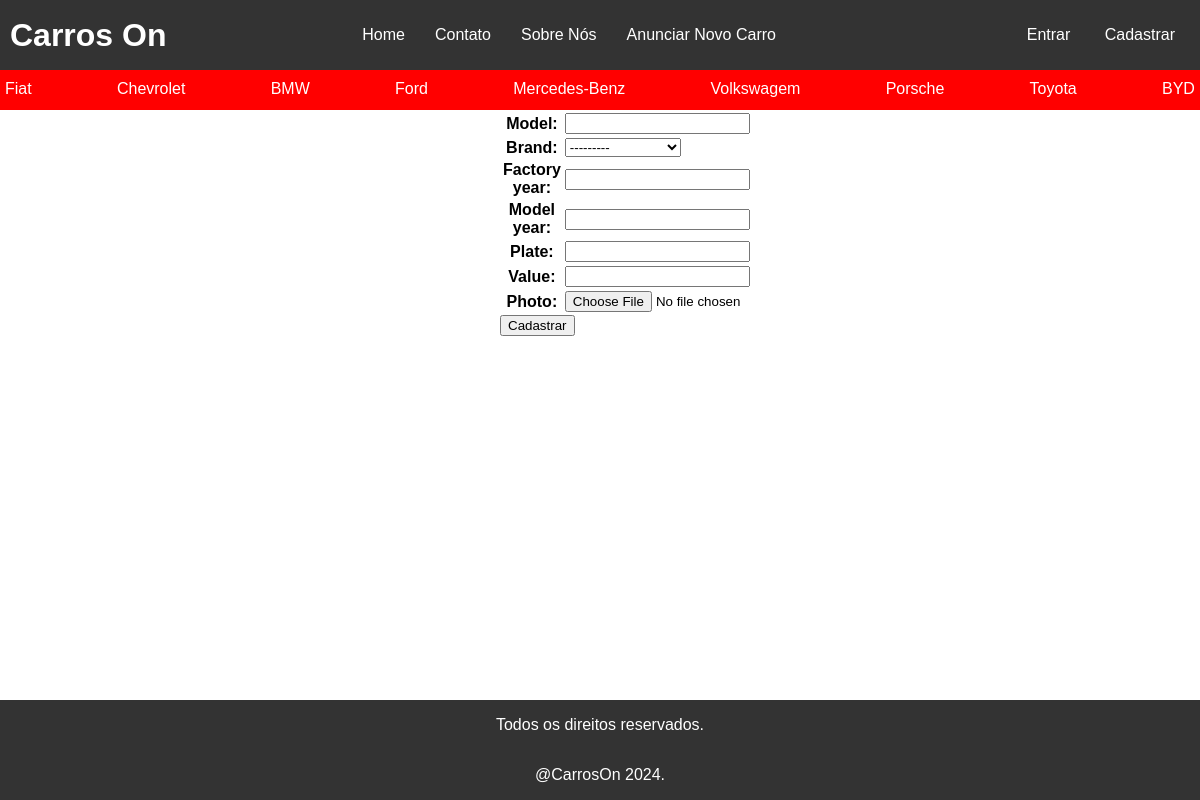
Screenshot of /user_register_car with the database file from the repository.
### cars/models.py (models this page shows)
class Brand(models.Model):  # Criacao de um banco de dados para marcas do carro
    id = models.AutoField(primary_key=True)
    name = models.CharField(max_length=200, blank=False, null=False)
    def __str__(self):
        return self.name  # Modificando a representação dos objetos para o atributo name

### cars/views.py (the view)
# urls.py: path('user_register_car', user_register_new_car, name="u_register_car"),
def user_register_new_car(request):
    car_brands = Brand.objects.all()  # Retornando uma Query Set com todas as marcas para acesso no html
    if request.method == "POST":  # request.method permite verificar qwual metodo esta sendo utilizado na request
        form_to_register_new_car_by_user = RegisterNewCarByUserForm(request.POST, request.FILES)  # Recebendo os dados e arquivos preenchidos
        if form_to_register_new_car_by_user.is_valid():  # Verificando se é valido
            form_to_register_new_car_by_user.save()  # Chama o metodo save do formulario criado em forms.py
            return redirect('cars_list')
    else:
        form_to_register_new_car_by_user = RegisterNewCarByUserForm()
    return render(request, 'user_register_car.html', {'car_brands': car_brands, "form_to_register_new_car_by_user":  form_to_register_new_car_by_user})

### cars/forms.py (shortened to what this page needs)
class RegisterNewCarByUserForm(forms.ModelForm):  # Criando classe que herda de ModelForm
    class Meta:  # Editando a classe meta
        model = Car  # Passando qual o model está associado a esse ModelForm
        fields = "__all__"  # Capturando todos os campos de model para o formulario

### cars/templates/user_register_car.html (shortened to what this page needs)
{% extends 'base.html' %}
{% block styles %}
    {{ block.super }}
{% endblock %}
{% block content %}
    <main>
        <form method="POST" enctype="multipart/form-data">
            <table>
                {{ form_to_register_new_car_by_user.as_table }}
            </table>
                <input class="btn-primary" type="submit" value="Cadastrar">
        </form>
    </main>
{% endblock %}

### app/templates/base.html (shortened to what this page needs)
<!DOCTYPE html>
{% load static %}
<html lang="pt-br">
<head>
    {% block styles %}
        <link rel="stylesheet" type="text/css" href="{% static '/css/index.css' %}">
    {% endblock %}
</head>
<body>
    <header>
        <h1 class="titulo">Carros On</h1>
        <nav class="lista-de-navegacao">
           <a class="item-nav" href="/">Home</a>
            <a class="item-nav" href="/">Contato</a>
            <a class="item-nav" href="/">Sobre Nós</a>
            <a class="item-nav" href="/user_register_car">Anunciar Novo Carro</a>
        </nav>
    <ul>
        {% if request.user.is_authenticated %}
            <li class="lista-cabecalho"><a class="item-login" href="/">Painel de Controle</a></li>
            <li class="lista-cabecalho"><a class="item-login" href="">Sair</a></li>
        {% else %}
             <li class="lista-cabecalho"><a class="item-login" href="/">Entrar</a></li>
            <li class="lista-cabecalho"><a class="item-login" href="/create_user">Cadastrar</a></li>
        {% endif %}
    </ul>
    </header>
    <div class="marcas">
        {% for brand in car_brands %}
            <a class="marca" href="/">{{ brand.name }}</a>
        {% endfor %}
    </div>
    <main>
        {% block content %}
        {% endblock %}
    </main>
    <footer class="rodape">
        <p class="item-rodape">Todos os direitos reservados.</p>
        <p class="item-rodape">@CarrosOn 2024.</p>
    </footer>
</body>
</html>

### static/css/index.css (style rules this page uses)
body { margin: 0; font-family: Arial, sans-serif; display: flex; flex-direction: column; min-height: 100vh; }
header { background-color: #333; padding: 10px; display: flex; justify-content: space-between; align-items: center; }
.titulo { color: white; margin: 0; }
.lista-de-navegacao { display: flex; justify-content: start; }
.item-nav, .item-login { color: white; text-decoration: none; margin: 0 15px; }
.lista-cabecalho { list-style: none; }
ul li { display: inline-block; }
form { margin: 0px 500px; }
.marcas { display: flex; background-color: red; color: white; height: 40px; justify-content: space-between; }
.marca { text-decoration: none; color: white; margin: 10px 5px; }
.rodape { display: grid; background-color: #333; text-align: center; }
.item-rodape { color: white; }
main { flex: 1; }
footer { margin-top: auto; }

### rows the page displays
Brand: name "Fiat"
Brand: name "Chevrolet"
Brand: name "BMW"
Brand: name "Ford"
Brand: name "Mercedes-Benz"
Brand: name "Volkswagem"
Brand: name "Porsche"
Brand: name "Toyota"
Brand: name "BYD"
